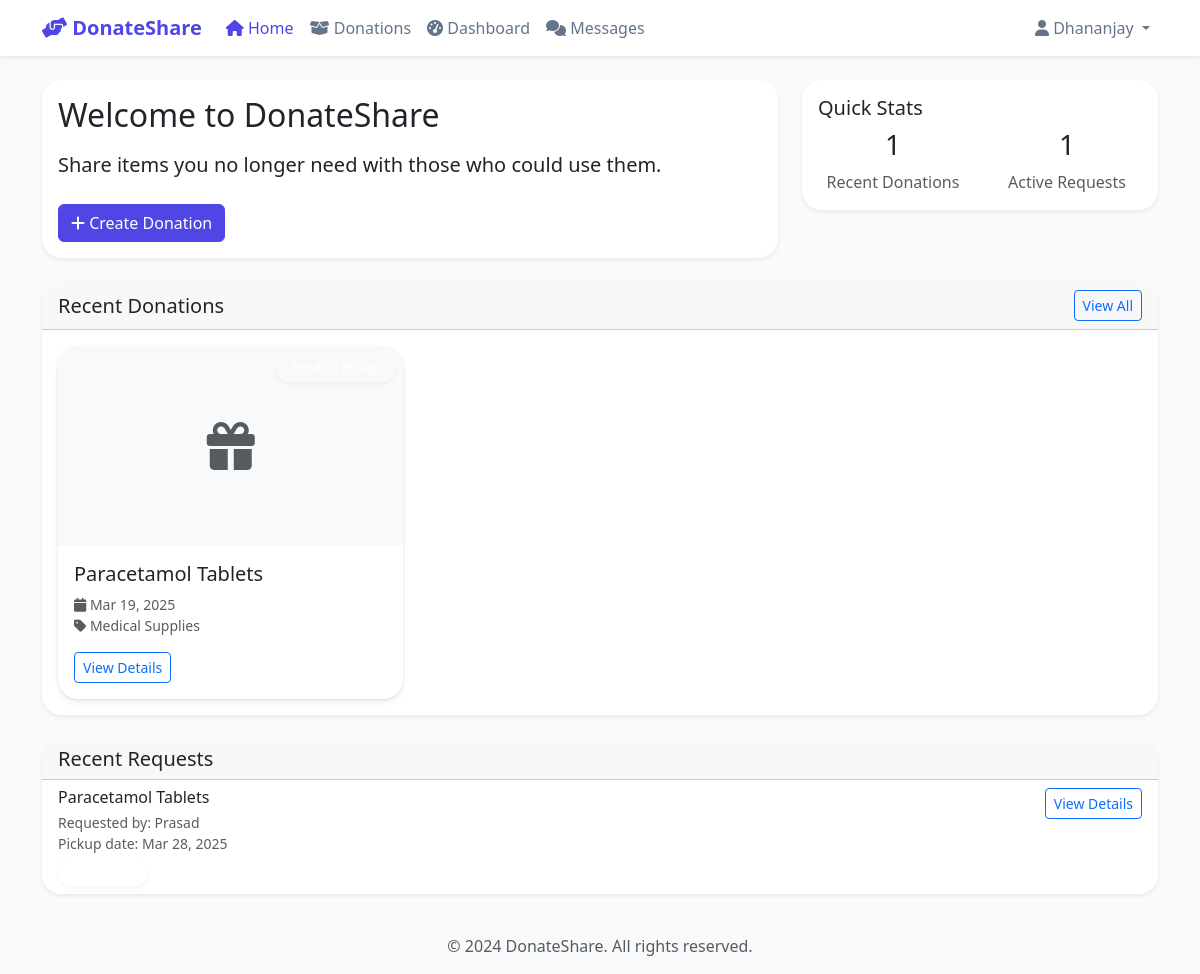
The app's page /home/ (signed in) with its own data.
### chat/models.py (models this page shows, shortened)
class Donation(models.Model):
    donor = models.ForeignKey(User, related_name='donations', on_delete=models.CASCADE)
    recipient = models.ForeignKey(User, related_name='received_donations', null=True, blank=True, on_delete=models.SET_NULL)
    item_name = models.CharField(max_length=100)
    description = models.TextField()
    category = models.ForeignKey(Category, on_delete=models.PROTECT)
    quantity = models.IntegerField(default=1)
    condition = models.CharField(max_length=50, choices=[
        ('NEW', 'New'),
        ('EXCELLENT', 'Used - Excellent'),
        ('GOOD', 'Used - Good'),
        ('FAIR', 'Used - Fair'),
    ])
    donation_date = models.DateTimeField(auto_now_add=True)
    status = models.CharField(max_length=20, choices=[
        ('AVAILABLE', 'Available'),
        ('PENDING', 'Pending Pickup'),
        ('PICKED_UP', 'Picked Up'),
        ('DELIVERED', 'Delivered'),
    ], default='AVAILABLE')
    image_path = models.ImageField(upload_to='donations/', null=True, blank=True)

class Category(models.Model):
    name = models.CharField(max_length=50, unique=True)
    class Meta:
        verbose_name_plural = 'Categories'

class PickupRequest(models.Model):
    donation = models.ForeignKey(Donation, on_delete=models.CASCADE, related_name='pickup_requests')
    recipient = models.ForeignKey(User, on_delete=models.CASCADE, related_name='pickup_requests')
    request_date = models.DateTimeField(auto_now_add=True)
    pickup_date = models.DateTimeField(null=True, blank=True)
    status = models.CharField(max_length=20, choices=[
        ('PENDING', 'Pending'),
        ('SCHEDULED', 'Scheduled'),
        ('COMPLETED', 'Completed'),
        ('CANCELLED', 'Cancelled'),
    ], default='PENDING')

### chat/views/auth_views.py (the view)
# urls.py: 2. Add a URL to urlpatterns:  path('', views.home, name='home')
@login_required
def home(request):
    try:
        user_profile = request.user.userprofile
    except UserProfile.DoesNotExist:
        user_profile = UserProfile.objects.create(user=request.user)
    context = {
        'user_profile': user_profile,
        'recent_donations': Donation.objects.order_by('-donation_date')[:6],
        'donation_requests': PickupRequest.objects.filter(
            donation__donor=request.user
        ).order_by('-request_date')[:5]
    }
    return render(request, 'chat/home.html', context)

### templates/chat/home.html (shortened to what this page needs)
{% extends 'base.html' %}
{% load static %}
{% block content %}
<div class="container py-4">
    <div class="row mb-4">
        <div class="col-lg-8">
            <div class="card shadow-sm">
                <div class="card-body">
                    <h2 class="mb-3">Welcome to DonateShare</h2>
                    <p class="lead mb-4">Share items you no longer need with those who could use them.</p>
                    {% if user.is_authenticated %}
                        {% if user_profile.user_type == 'DONOR' %}
                        <a href="{% url 'chat:donation_create' %}" class="btn btn-primary">
                            <i class="fas fa-plus"></i> Create Donation
                        </a>
                        {% else %}
                        <a href="{% url 'chat:donation_list' %}" class="btn btn-primary">
                            <i class="fas fa-search"></i> Browse Donations
                        </a>
                        {% endif %}
                    {% endif %}
                </div>
            </div>
        </div>
        <div class="col-lg-4">
            <div class="card shadow-sm">
                <div class="card-body">
                    <h5 class="card-title">Quick Stats</h5>
                    <div class="row text-center">
                        <div class="col-6">
                            <h3>{{ recent_donations.count }}</h3>
                            <p class="text-muted mb-0">Recent Donations</p>
                        </div>
                        <div class="col-6">
                            <h3>{{ donation_requests.count }}</h3>
                            <p class="text-muted mb-0">Active Requests</p>
                        </div>
                    </div>
                </div>
            </div>
        </div>
    </div>
    <div class="row mb-4">
        <div class="col-12">
            <div class="card shadow-sm">
                <div class="card-header d-flex justify-content-between align-items-center">
                    <h5 class="mb-0">Recent Donations</h5>
                    <a href="{% url 'chat:donation_list' %}" class="btn btn-outline-primary btn-sm">View All</a>
                </div>
                <div class="card-body">
                    <div class="row g-4">
                        {% for donation in recent_donations %}
                        <div class="col-md-4">
                            <div class="card h-100">
                                {% if donation.image_path %}
                                <img src="{{ donation.image_path.url }}" class="card-img-top" alt="{{ donation.item_name }}" style="height: 200px; object-fit: cover;">
                                {% else %}
                                <div class="bg-light d-flex align-items-center justify-content-center" style="height: 200px;">
                                    <i class="fas fa-gift fa-3x text-muted"></i>
                                </div>
                                {% endif %}
                                <div class="card-body">
                                    <span class="badge bg-{{ donation.status|lower }} position-absolute top-0 end-0 mt-2 me-2">
                                    </span>
                                    <h5 class="card-title">{{ donation.item_name }}</h5>
                                    <p class="card-text small text-muted">
                                        <i class="fas fa-calendar"></i> {{ donation.donation_date|date:"M d, Y" }}<br>
                                        <i class="fas fa-tag"></i> {{ donation.category.name }}
                                    </p>
                                    <a href="{% url 'chat:donation_detail' donation.pk %}" class="btn btn-outline-primary btn-sm">View Details</a>
                                </div>
                            </div>
                        </div>
                        {% empty %}
                        <div class="col-12">
                            <p class="text-muted text-center mb-0">No donations available.</p>
                        </div>
                        {% endfor %}
                    </div>
                </div>
            </div>
        </div>
    </div>
    {% if user.is_authenticated and donation_requests %}
    <div class="row">
        <div class="col-12">
            <div class="card shadow-sm">
                <div class="card-header">
                    <h5 class="mb-0">Recent Requests</h5>
                </div>
                <div class="card-body p-0">
                    <div class="list-group list-group-flush">
                        {% for request in donation_requests %}
                        <div class="list-group-item">
                            <div class="d-flex justify-content-between align-items-start">
                                <div>
                                    <h6 class="mb-1">{{ request.donation.item_name }}</h6>
                                    <p class="small text-muted mb-1">
                                        Requested by: {{ request.recipient.username }}<br>
                                        Pickup date: {{ request.pickup_date|date:"M d, Y" }}
                                    </p>
                                    <span class="badge bg-{{ request.status|lower }}">{{ request.get_status_display }}</span>
                                </div>
                                <a href="{% url 'chat:donation_detail' request.donation.pk %}" class="btn btn-outline-primary btn-sm">
                                    View Details
                                </a>
                            </div>
                        </div>
                        {% endfor %}
                    </div>
                </div>
            </div>
        </div>
    </div>
    {% endif %}
</div>
{% endblock %}

### templates/base.html (shortened to what this page needs)
{% load static %}
<!DOCTYPE html>
<html lang="en">
<head>
    <link href="https://cdn.jsdelivr.net/npm/bootstrap@5.3.0/dist/css/bootstrap.min.css" rel="stylesheet">
    <link href="https://cdnjs.cloudflare.com/ajax/libs/font-awesome/6.0.0/css/all.min.css" rel="stylesheet">
    <link href="{% static 'css/style.css' %}" rel="stylesheet">
</head>
<body>
    <nav class="navbar navbar-expand-lg navbar-light bg-light shadow-sm">
        <div class="container">
            <a class="navbar-brand" href="{% url 'home' %}">
                <i class="fas fa-hands-helping"></i> DonateShare
            </a>
            <div class="collapse navbar-collapse" id="navbarNav">
                <ul class="navbar-nav me-auto">
                    <li class="nav-item">
                        <a class="nav-link {% if request.resolver_match.url_name == 'home' %}active{% endif %}"
                           href="{% url 'home' %}">
                            <i class="fas fa-home"></i> Home
                        </a>
                    </li>
                    <li class="nav-item">
                        <a class="nav-link {% if request.resolver_match.url_name == 'donation_list' %}active{% endif %}"
                           href="{% url 'chat:donation_list' %}">
                            <i class="fas fa-box-open"></i> Donations
                        </a>
                    </li>
                    {% if user.is_authenticated %}
                    <li class="nav-item">
                        <a class="nav-link {% if request.resolver_match.url_name == 'dashboard' %}active{% endif %}"
                           href="{% url 'chat:dashboard' %}">
                            <i class="fas fa-tachometer-alt"></i> Dashboard
                        </a>
                    </li>
                    <li class="nav-item">
                        <a class="nav-link {% if request.resolver_match.url_name == 'chat_list' %}active{% endif %}"
                           href="{% url 'chat:chat_list' %}">
                            <i class="fas fa-comments"></i> Messages
                        </a>
                    </li>
                    {% endif %}
                </ul>
                <ul class="navbar-nav">
                    {% if user.is_authenticated %}
                    <li class="nav-item dropdown">
                        <a class="nav-link dropdown-toggle" href="#" id="userDropdown" role="button"
                           data-bs-toggle="dropdown">
                            <i class="fas fa-user"></i> {{ user.username }}
                        </a>
                    </li>
                    {% endif %}
                </ul>
            </div>
        </div>
    </nav>
    {% block content %}{% endblock %}
    <footer class="footer mt-auto py-3 bg-light">
        <div class="container text-center">
            <span class="text-muted">© 2024 DonateShare. All rights reserved.</span>
        </div>
    </footer>
</body>
</html>

### static/css/style.css (style rules this page uses)
:root { --primary-color: #4f46e5; --primary-dark: #4338ca; --primary-light: #818cf8; --secondary-color: #10b981; --secondary-dark: #059669; --secondary-light: #34d399; --background-light: #f8fafc; --background-dark: #1e293b; --text-primary: #1e293b; --text-secondary: #64748b; --text-light: #f8fafc; --border-color: #e2e8f0; --shadow-sm: 0 1px 2px rgba(0, 0, 0, 0.05); --shadow-md: 0 4px 6px -1px rgba(0, 0, 0, 0.1); --shadow-lg: 0 10px 15px -3px rgba(0, 0, 0, 0.1); }
body { color: var(--text-primary); background-color: var(--background-light); }
.navbar { background-color: white !important; box-shadow: var(--shadow-sm); }
.navbar-brand { color: var(--primary-color) !important; font-weight: 600; }
.nav-link { color: var(--text-secondary) !important; transition: color 0.2s ease; }
.nav-link:hover, .nav-link.active { color: var(--primary-color) !important; }
.btn-primary { background-color: var(--primary-color); border-color: var(--primary-color); }
.card { border: none; border-radius: 1.25rem; background: white; box-shadow: 0 4px 6px rgba(0, 0, 0, 0.05), 0 1px 3px rgba(0, 0, 0, 0.1); transition: all 0.3s cubic-bezier(0.4, 0, 0.2, 1); overflow: hidden; }
.badge { padding: 0.5rem 1rem; border-radius: 2rem; font-weight: 500; transition: all 0.2s ease; box-shadow: 0 2px 4px rgba(0, 0, 0, 0.05); color: white; }

### records on screen
Donation: item_name "Paracetamol Tablets", donation_date "Mar 19, 2025", category.name "Medical Supplies"
PickupRequest: donation.item_name "Paracetamol Tablets", recipient.username "Prasad", pickup_date "Mar 28, 2025"

### other values on screen
{{ user.username }} "Dhananjay"
{{ recent_donations.count }} "1"
{{ donation_requests.count }} "1"
